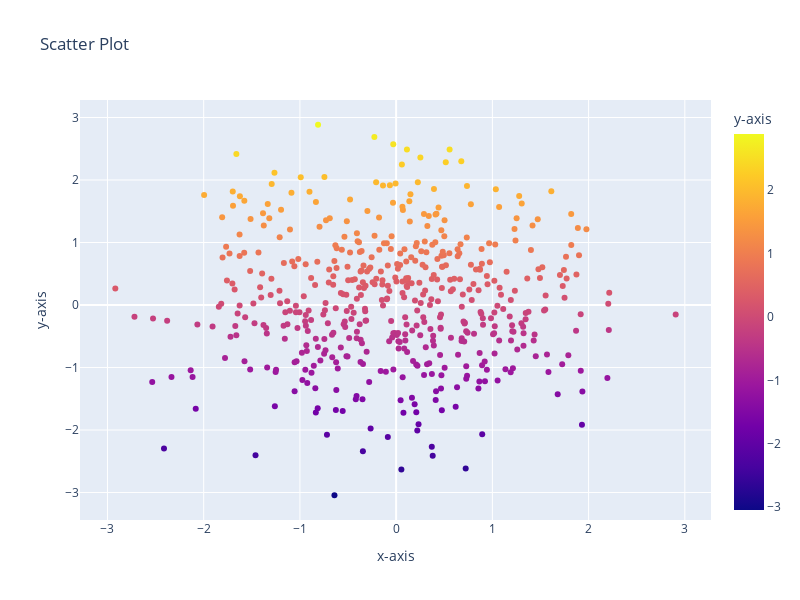

Notebook cell for this chart:
### Markdown cell above
program to draw a scatter plot for random 500 x and y coordinates and style it

### Code cell
'''
@Author: Pavan Nakate
@Date: 2021-11-22 01:49
@Last Modified by: Pavan Nakate
@Last Modified time: None
@Title : Style500points  
'''
import plotly.express as px
from pylab import randn
import pandas as pd

try:
    x = randn(500)
    y = randn(500)
    df = pd.DataFrame({ 'x-axis':x, 'y-axis':y })

    fig = px.scatter(df, x='x-axis', y='y-axis', width=800, height=600, title="Scatter Plot",color="y-axis")
    fig.show()
    
except Exception as e:
    print(e)

### Figure 1 — Plotly figure (JSON) as saved in the notebook; plotly's stock layout.template omitted (floating-point values rounded to 4 significant figures; data arrays with more than 128 entries replaced by an {"elided": "..."} marker saying what was removed)
{"data": [{"hovertemplate": "x-axis=%{x}<br>y-axis=%{marker.color}<extra></extra>", "legendgroup": "", "marker": {"color": {"elided": "500 float values"}, "coloraxis": "coloraxis", "symbol": "circle"}, "mode": "markers", "name": "", "orientation": "v", "showlegend": false, "type": "scatter", "x": {"elided": "500 float values"}, "xaxis": "x", "y": {"elided": "500 float values"}, "yaxis": "y"}], "layout": {"coloraxis": {"colorbar": {"title": {"text": "y-axis"}}, "colorscale": [[0, "#0d0887"], [0.1111, "#46039f"], [0.2222, "#7201a8"], [0.3333, "#9c179e"], [0.4444, "#bd3786"], [0.5556, "#d8576b"], [0.6667, "#ed7953"], [0.7778, "#fb9f3a"], [0.8889, "#fdca26"], [1, "#f0f921"]]}, "height": 600, "legend": {"tracegroupgap": 0}, "title": {"text": "Scatter Plot"}, "width": 800, "xaxis": {"anchor": "y", "domain": [0, 1], "title": {"text": "x-axis"}}, "yaxis": {"anchor": "x", "domain": [0, 1], "title": {"text": "y-axis"}}}}
